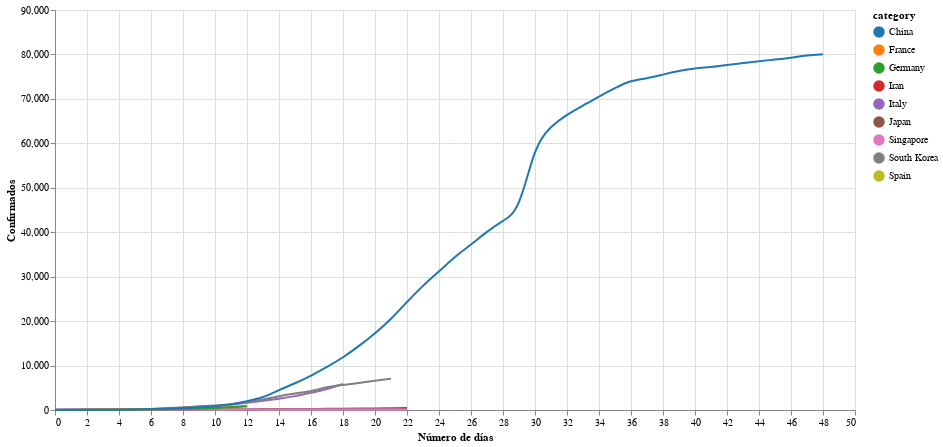

Notebook cell for this chart:
### Markdown cell above
### Hasta la actualidad

### Code cell
# collapse
# get data
response = requests.get('https://docs.google.com/spreadsheet/ccc?key=1Z7VQ5xlf3BaTx_LBBblsW4hLoGYWnZyog3jqsS9Dbgc&output=csv&gid=0')
assert response.status_code == 200, 'Wrong status code'
data = response.content
df = pd.read_csv(BytesIO(data))
df = df[df.columns[2:]][1:65].T.reset_index(drop=True)
col_names = df.iloc[0]
col_names[1] = 'Fecha'
df.columns = col_names
df = df.drop(df.index[0])
df['Fecha'] = pd.to_datetime(df['Fecha'], utc=True)
df = df.set_index('Fecha')
df = df.applymap(lambda a: str(a).replace(',',''))
df = df.apply(pd.to_numeric, errors='coerce')
keep = ['Spain', 'Italy', 'South Korea', 'Iran', 'Japan', 'France', 'Singapore', 'Germany', 'China']
df = df[keep]

# align data
aligned_data = {}
daily_delta = 0
plus_days = 23 + daily_delta
plus_spain = 11 + daily_delta
plus_iran = 6 + daily_delta
plus_italy = 19 + daily_delta
plus_france = 13 + daily_delta
plus_germany = 13 + daily_delta
plus_southkorea = 22 + daily_delta
plus_china = 49 + daily_delta

aligned_data['Spain'] = np.array(df['Spain'][44:44+plus_spain])
aligned_data['Italy'] = np.array(df['Italy'][36:36+plus_italy])
aligned_data['South Korea'] = np.array(df['South Korea'][33:33+plus_southkorea])
aligned_data['Iran'] = np.array(df['Iran'][39:39+plus_iran])
aligned_data['Japan'] = np.array(df['Japan'][32:32+plus_days])
aligned_data['France'] = np.array(df['France'][42:42+plus_france])
aligned_data['Singapore'] = np.array(df['Singapore'][32:32+plus_days])
aligned_data['Germany'] = np.array(df['Germany'][42:42+plus_germany])
aligned_data['China'] = np.array(df['China'][0:0+plus_china])
df_aligned = pd.DataFrame(dict([(k,pd.Series(v)) for k,v in aligned_data.items() ]))
df = df_aligned

# plot
# color scheme
def my_theme():
    return {
        'config': {
            'range': {'category': {'scheme': 'category10'}}
        }
    }

# Register and enable.
alt.themes.register('my_theme', my_theme)
alt.themes.enable('my_theme')

source = df.reset_index().melt('index', var_name='category', value_name='Confirmados')
source.index = list(source.index)
source.index = source.index.astype(int)
selection = alt.selection_multi(fields=['category'], bind='legend')

line = alt.Chart(source).mark_line(interpolate='basis').encode(
    alt.X('index:Q', axis=alt.Axis(tickRound=True), title='Número de días'),
    alt.Y('Confirmados:Q'),
    alt.Color('category:N'),
    opacity=alt.condition(selection, alt.value(1), alt.value(0.2))
)

nearest = alt.selection(type='single', nearest=True, on='mouseover',
                        fields=['index'], empty='none')

# Transparent selectors across the chart. This is what tells us
# the x-value of the cursor
selectors = alt.Chart(source).mark_point().encode(
    x='index:Q',
    opacity=alt.value(0),
).add_selection(
    nearest
)

# Draw points on the line, and highlight based on selection
points = line.mark_point().encode(
    opacity=alt.condition(nearest, alt.value(1), alt.value(0))
)

# Draw text labels near the points, and highlight based on selection
text = line.mark_text(align='left', dx=5, dy=-5).encode(
    text=alt.condition(nearest, 'Confirmados:Q', alt.value(' '))
)

line = line.add_selection(
    selection
)

# Draw a rule at the location of the selection
rules = alt.Chart(source).mark_rule(color='gray').encode(
    x='index:Q',
).transform_filter(
    nearest
)

# Put the five layers into a chart and bind the data
alt.layer(
    line, selectors, points, rules, text
).properties(
    width=800, height=400
)

### Figure 1 — Vega-Lite specification as saved in the notebook (floating-point values rounded to 4 significant figures; data arrays with more than 128 entries replaced by an {"elided": "..."} marker saying what was removed)
{"config": {"range": {"category": {"scheme": "category10"}}}, "layer": [{"mark": {"type": "line", "interpolate": "basis"}, "encoding": {"color": {"type": "nominal", "field": "category"}, "opacity": {"condition": {"value": 1, "selection": "selector026"}, "value": 0.2}, "x": {"type": "quantitative", "axis": {"tickRound": true}, "field": "index", "title": "Número de días"}, "y": {"type": "quantitative", "field": "Confirmados"}}, "selection": {"selector026": {"type": "multi", "fields": ["category"], "bind": "legend"}}}, {"mark": "point", "encoding": {"opacity": {"value": 0}, "x": {"type": "quantitative", "field": "index"}}, "selection": {"selector027": {"type": "single", "nearest": true, "on": "mouseover", "fields": ["index"], "empty": "none"}}}, {"mark": "point", "encoding": {"color": {"type": "nominal", "field": "category"}, "opacity": {"condition": {"value": 1, "selection": "selector027"}, "value": 0}, "x": {"type": "quantitative", "axis": {"tickRound": true}, "field": "index", "title": "Número de días"}, "y": {"type": "quantitative", "field": "Confirmados"}}}, {"mark": {"type": "rule", "color": "gray"}, "encoding": {"x": {"type": "quantitative", "field": "index"}}, "transform": [{"filter": {"selection": "selector027"}}]}, {"mark": {"type": "text", "align": "left", "dx": 5, "dy": -5}, "encoding": {"color": {"type": "nominal", "field": "category"}, "opacity": {"condition": {"value": 1, "selection": "selector026"}, "value": 0.2}, "text": {"condition": {"type": "quantitative", "field": "Confirmados", "selection": "selector027"}, "value": " "}, "x": {"type": "quantitative", "axis": {"tickRound": true}, "field": "index", "title": "Número de días"}, "y": {"type": "quantitative", "field": "Confirmados"}}}], "data": {"name": "data-1b5bbe94ab2e9beda390f910671aa4c8"}, "height": 400, "width": 800, "$schema": "https://vega.github.io/schema/vega-lite/v4.0.2.json", "datasets": {"data-1b5bbe94ab2e9beda390f910671aa4c8": {"elided": "441 records"}}}
